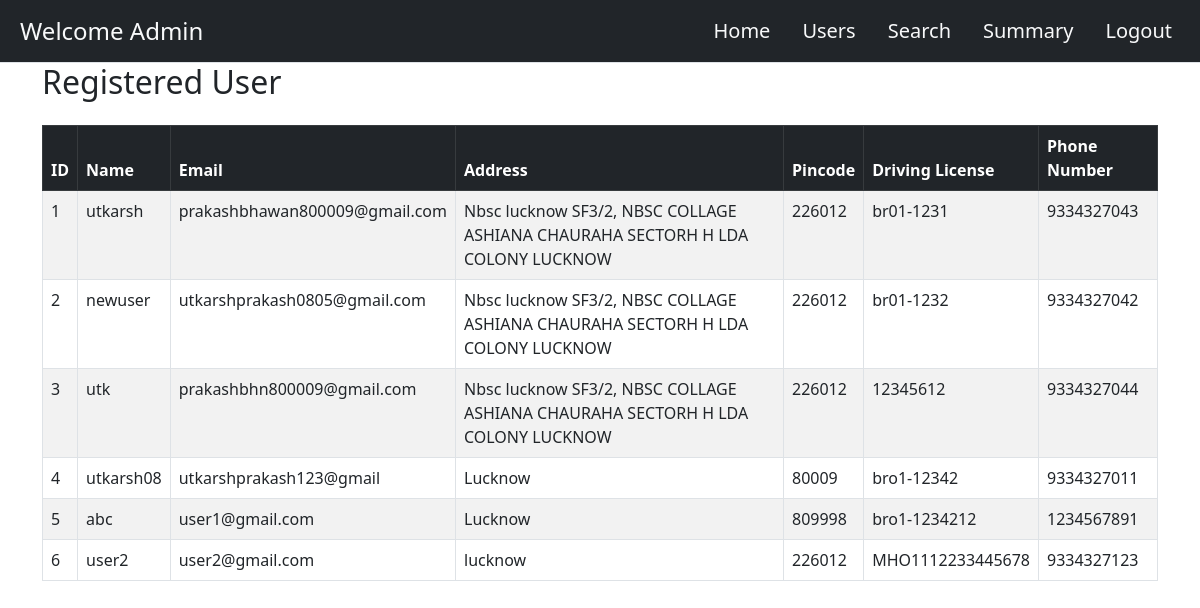
The app's page /view_registered_users with its own data.
### tables this page shows
CREATE TABLE users(
        id INTEGER PRIMARY KEY AUTOINCREMENT,
        user_name VARCHAR(50)  NOT NULL,
        email TEXT UNIQUE NOT NULL,
        password VARCHAR(50) NOT NULL,
        full_name TEXT NOT NULL,
        address TEXT NOT NULL,
        mobile_number INTEGER UNIQUE NOT NULL,
        pin_code INTEGER NOT NULL,
        driving_licese TEXT UNIQUE NOT NULL
        );

### app.py (the view)
@app.route('/view_registered_users')
def view_register_user():
    conn=sqlite3.connect('parkingvehicle.db')
    c=conn.cursor()
    c.execute("SELECT * FROM users")
    users=c.fetchall()
    print(users)
    conn.close()
    return render_template('view_registered_user.html',users=users)

### templates/view_registered_user.html (shortened to what this page needs)
<!DOCTYPE html>
<html lang="en">
<head>
    <link href="https://cdn.jsdelivr.net/npm/bootstrap@5.3.0/dist/css/bootstrap.min.css" rel="stylesheet">
</head>
<body>
<header class="bg-dark text-light border-bottom">
  <div class="container-fluid d-flex flex-wrap align-items-center justify-content-between py-2">
    <div class="fs-4 px-2">
      Welcome Admin
    </div>
    <nav class="nav nav-pills fs-5">
      <a class="nav-link text-light" href="/admin_dashboard">Home</a>
      <a class="nav-link text-light" href="/view_registered_users">Users</a>
      <a class="nav-link text-light" href="/search">Search</a>
      <a class="nav-link text-light" href="/admin_summary">Summary</a>
      <a class="nav-link text-light" href="/">Logout</a>
    </nav>
  </div>
</header>
<div class="container">
    <h2 class="mb-4">Registered User</h2>
    <div class="table-responsive">
        <table class="table table-striped table-bordered">
            <thead class="table-dark">
                <tr>
                    <th>ID</th>
                    <th>Name</th>
                    <th>Email</th>
                    <th>Address</th>
                    <th>Pincode</th>
                    <th>Driving License</th>
                    <th>Phone Number</th>
                </tr>
            </thead>
            <tbody>
                {% for user in users %}
                <tr>
                    <td>{{ user[0] }}</td>
                    <td>{{ user[1] }}</td>
                    <td>{{ user[2] }}</td>
                    <td>{{ user[5] }}</td>
                    <td>{{ user[7] }}</td>
                    <td>{{ user[8] }}</td>
                    <td>{{ user[6] }}</td>
                </tr>
                {% else %}
                <tr>
                    <td colspan="7" class="text-center">No users found.</td>
                </tr>
                {% endfor %}
            </tbody>
        </table>
    </div>
</div>
</body>
</html>

### records on screen
users: id "1", user_name "utkarsh", email "prakashbhawan800009@gmail.com", address "Nbsc lucknow SF3/2, NBSC COLLAGE ASHIANA CHAURAHA SECTORH H LDA COLONY LUCKNOW", pin_code "226012", driving_licese "br01-1231", mobile_number "9334327043"
users: id "2", user_name "newuser", email "utkarshprakash0805@gmail.com", address "Nbsc lucknow SF3/2, NBSC COLLAGE ASHIANA CHAURAHA SECTORH H LDA COLONY LUCKNOW", pin_code "226012", driving_licese "br01-1232", mobile_number "9334327042"
users: id "3", user_name "utk", email "prakashbhn800009@gmail.com", address "Nbsc lucknow SF3/2, NBSC COLLAGE ASHIANA CHAURAHA SECTORH H LDA COLONY LUCKNOW", pin_code "226012", driving_licese "12345612", mobile_number "9334327044"
users: id "4", user_name "utkarsh08", email "utkarshprakash123@gmail", address "Lucknow", pin_code "80009", driving_licese "bro1-12342", mobile_number "9334327011"
users: id "5", user_name "abc", email "user1@gmail.com", address "Lucknow", pin_code "809998", driving_licese "bro1-1234212", mobile_number "1234567891"
users: id "6", user_name "user2", email "user2@gmail.com", address "lucknow", pin_code "226012", driving_licese "MHO1112233445678", mobile_number "9334327123"
